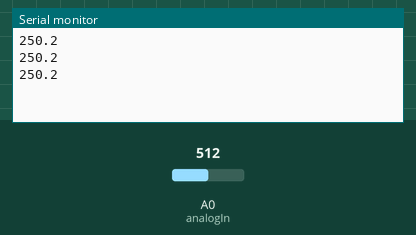
Simulated run of this sketch. Board: Arduino Uno, built with avr-gcc and run on an emulated ATmega328P. On the bench: the last lines printed to the serial monitor. The inputs (shaded band) are chosen by the test bench; at power-on: A0 (analogIn) = 512.

Above: at 1.3 s.
1.4 s: A0 (analogIn) set to 716
At 1.9 s:
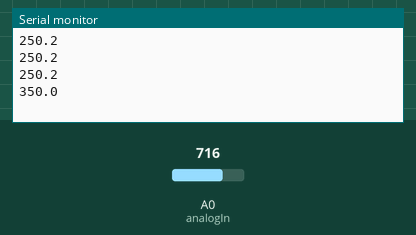
2.9 s: A0 (analogIn) set to 900
At 3.4 s:
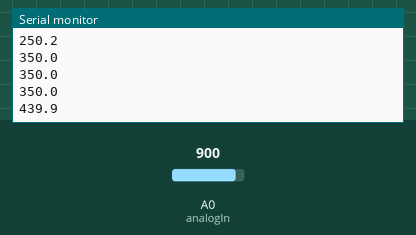
Timing chart, 0 to 5.9 s (numbered marks = the images above; inputs shaded):
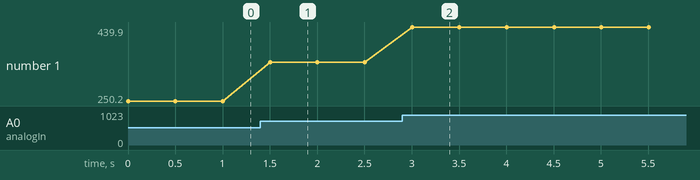

The sketch:

lm35_TEMPsensor_C__Application.ino
```cpp
const int analogIn = A0;

int RawValue= 0;
double Voltage = 0;
double tempC = 0;
double tempF = 0;

void setup(){
  Serial.begin(9600);
}

void loop(){

  RawValue = analogRead(analogIn);
  Voltage = (RawValue / 1023.0) * 5000; // 5000 to get millivots.
  tempC = Voltage * 0.1; // 500 is the offset
  tempF = (tempC * 1.8) + 32; // conver to F


  Serial.println(tempC,1);
//  Serial.println(tempF,1);//uncomment for fahrenheit
  delay(500);
}
```

Measured:
- after the input at 1.4 s, the serial monitor: prints a new line after 0.10 s (image 1)
- after the input at 2.9 s, the serial monitor: prints a new line after 0.10 s (image 2)
- plotted number 1: 250.2 → 350 after the input at 1.4 s, 350 → 439.9 after the input at 2.9 s
